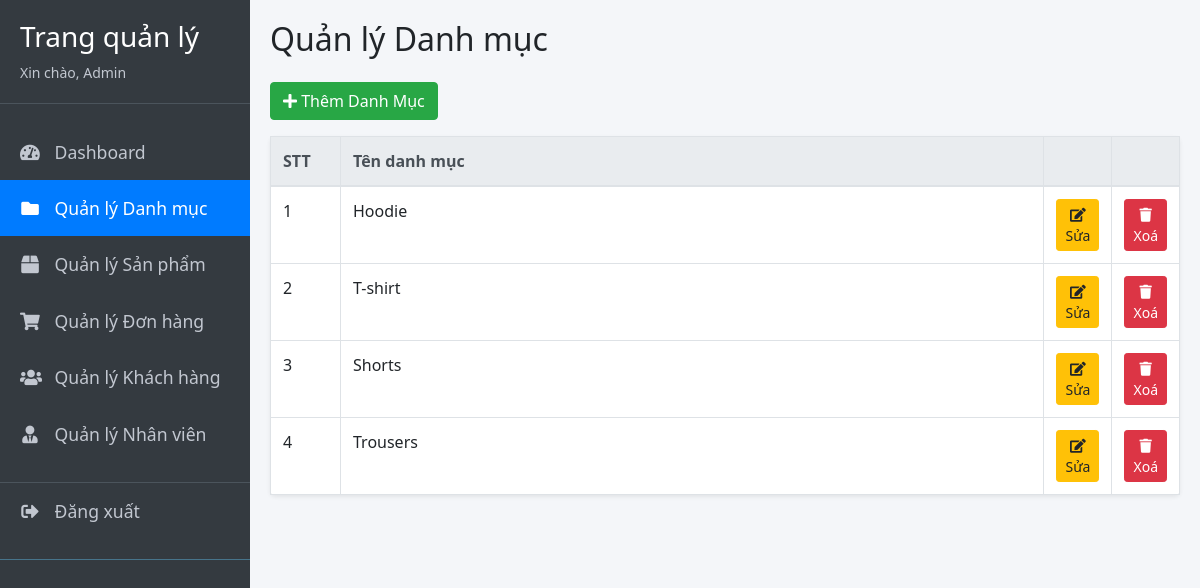
The page /admin/category/index.php on the database its author committed.
### tables this page shows
CREATE TABLE `category` (
  `id` int(11) NOT NULL,
  `name` varchar(50) NOT NULL,
  `created_at` datetime DEFAULT NULL,
  `updated_at` datetime DEFAULT NULL
);

### admin/database/dbhelper.php (called while the page is built, shortened)
<?php
function executeResult($sql)
{
	$con = mysqli_connect(HOST, USERNAME, PASSWORD, DATABASE);
  	mysqli_set_charset($con, 'UTF8');
	$result = mysqli_query($con, $sql);
	$data   = [];
	while ($row = mysqli_fetch_array($result, 1)) {
		$data[] = $row;
	}
	return $data;
}

### admin/category/index.php (the view, shortened to what this page needs)
<?php
require_once('../database/dbhelper.php');
?>
<!DOCTYPE html>
<html>
<head>
    <link rel="stylesheet" href="https://maxcdn.bootstrapcdn.com/bootstrap/4.4.1/css/bootstrap.min.css">
    <link rel="stylesheet" href="https://cdnjs.cloudflare.com/ajax/libs/font-awesome/5.15.4/css/all.min.css">
</head>
<body>
    <div class="wrapper">
        <nav id="sidebar">
            <div class="sidebar-header">
                <h3>Trang quản lý</h3>
                <div style="font-size: 14px; color: #c2c7d0;">Xin chào, <?php echo $_COOKIE['user'] ?? 'Admin'; ?></div>
            </div>
            <ul class="list-unstyled components">
                <li>
                    <a href="../index.php"><i class="fas fa-tachometer-alt"></i> Dashboard</a>
                </li>
                <li class="active">
                    <a href="index.php"><i class="fas fa-folder"></i> Quản lý Danh mục</a>
                </li>
                <li>
                    <a href="../product/index.php"><i class="fas fa-box"></i> Quản lý Sản phẩm</a>
                </li>
                <li>
                    <a href="../dashboard.php"><i class="fas fa-shopping-cart"></i> Quản lý Đơn hàng</a>
                </li>
                <li>
                    <a href="../customer/index.php"><i class="fas fa-users"></i> Quản lý Khách hàng</a>
                </li>
                <li>
                    <a href="../staff/index.php"><i class="fas fa-user-tie"></i> Quản lý Nhân viên</a>
                </li>
                <li>
                     <a href="/Web/logout.php" style="border-top: 1px solid #4b545c; margin-top: 20px;"><i class="fas fa-sign-out-alt"></i> Đăng xuất</a>
                </li>
            </ul>
        </nav>
        <div id="content">
            <div class="panel panel-primary">
                <div class="panel-heading">
                    <h2 class="text-left mb-4">Quản lý Danh mục</h2>
                </div>
                <div class="panel-body">
                    <a href="add.php">
                        <button class="btn btn-success mb-3"><i class="fas fa-plus"></i> Thêm Danh Mục</button>
                    </a>
                    <table class="table table-bordered table-hover bg-white shadow-sm" style="border-radius: 5px;">
                        <thead class="thead-light">
                            <tr>
                                <th width="70px">STT</th>
                                <th>Tên danh mục</th>
                                <th width="50px"></th>
                                <th width="50px"></th>
                            </tr>
                        </thead>
                        <tbody>
                            <?php
                            $sql = 'select * from category';
                            $categoryList = executeResult($sql);
                            $index = 1;
                            foreach ($categoryList as $item) {
                                echo '<tr>
                                    <td>' . ($index++) . '</td>
                                    <td>' . $item['name'] . '</td>
                                    <td>
                                        <a href="add.php?id=' . $item['id'] . '">
                                            <button class="btn btn-warning btn-sm"><i class="fas fa-edit"></i> Sửa</button>
                                        </a>
                                    </td>
                                    <td>
                                        <button class="btn btn-danger btn-sm" onclick="deleteCategory('.$item['id'].')"><i class="fas fa-trash"></i> Xoá</button>
                                    </td>
                                </tr>';
                            }
                            ?>
                        </tbody>
                    </table>
                </div>
            </div>
        </div>
    </div>
</body>
</html>

### admin/category/index.php (style rules this page uses)
body { font-family: 'Segoe UI', Tahoma, Geneva, Verdana, sans-serif; background-color: #f4f6f9; }
.wrapper { display: flex; width: 100%; align-items: stretch; }
#sidebar { min-width: 250px; max-width: 250px; background: #343a40; color: #fff; transition: all 0.3s; min-height: 100vh; }
#sidebar .sidebar-header { padding: 20px; background: #343a40; border-bottom: 1px solid #4b545c; }
#sidebar ul.components { padding: 20px 0; border-bottom: 1px solid #47748b; }
#sidebar ul li a { padding: 15px 20px; font-size: 1.1em; display: block; color: #c2c7d0; text-decoration: none; }
#sidebar ul li.active > a { color: #fff; background: #007bff; }
#sidebar ul li a i { margin-right: 10px; width: 20px; text-align: center; }
#content { width: 100%; padding: 20px; min-height: 100vh; transition: all 0.3s; }

### rows shown on the page
category: name "Hoodie"
category: name "T-shirt"
category: name "Shorts"
category: name "Trousers"

### other values the page prints
$_COOKIE['user'] "Admin"
